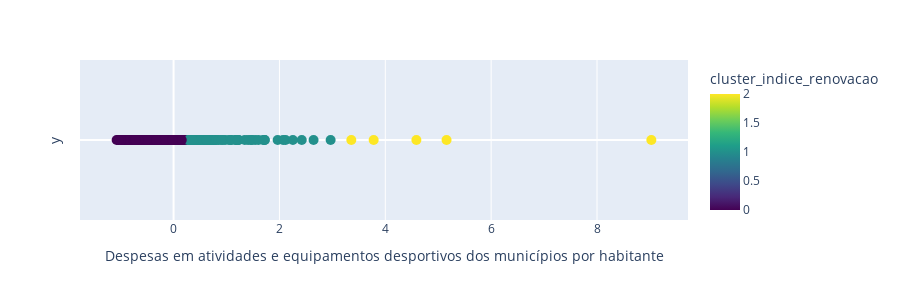

Notebook code for this chart:
### Markdown cell above
### Análise das Despesas em atividades e equipamentos desportivos dos municípios por habitante

### Code cell
df_indice_renovacao = processar_ficheiro('/Users/joaopino/Principal/2Semester/ADE/project/data/dados_municipio/Cultura_Desporto_e_Lazer_(7)/Despesas em atividades e equipamentos desportivos dos municípios por habitante.xls',0)
df_indice_renovacao = carregar_municipios(df_indice_renovacao)
print(df_indice_renovacao.shape)

aplicar_kmeans(df_indice_renovacao,nome_cluster='cluster_indice_renovacao')

### Figure 1 — Plotly figure (JSON) as saved in the notebook; plotly's stock layout.template omitted (floating-point values rounded to 4 significant figures; data arrays with more than 128 entries replaced by an {"elided": "..."} marker saying what was removed)
{"data": [{"customdata": {"elided": "308x3 mixed values"}, "hovertemplate": "valor=%{x}<br>y=%{y}<br>local=%{customdata[0]}<br>codigo=%{customdata[1]}<br>Despesas em atividades e equipamentos desportivos dos municípios por habitante=%{customdata[2]}<br>cluster_indice_renovacao=%{marker.color}<extra></extra>", "legendgroup": "", "marker": {"color": {"elided": "308 int values"}, "coloraxis": "coloraxis", "size": 10, "symbol": "circle"}, "mode": "markers", "name": "", "orientation": "v", "showlegend": false, "type": "scatter", "x": {"elided": "308 float values"}, "xaxis": "x", "y": {"elided": "308 int values"}, "yaxis": "y"}], "layout": {"coloraxis": {"colorbar": {"title": {"text": "cluster_indice_renovacao"}}, "colorscale": [[0, "#440154"], [0.1111, "#482878"], [0.2222, "#3e4989"], [0.3333, "#31688e"], [0.4444, "#26828e"], [0.5556, "#1f9e89"], [0.6667, "#35b779"], [0.7778, "#6ece58"], [0.8889, "#b5de2b"], [1, "#fde725"]]}, "height": 300, "legend": {"tracegroupgap": 0}, "margin": {"t": 60}, "xaxis": {"anchor": "y", "domain": [0, 1], "title": {"text": "Despesas em atividades e equipamentos desportivos dos municípios por habitante"}}, "yaxis": {"anchor": "x", "domain": [0, 1], "showgrid": false, "showticklabels": false, "title": {"text": "y"}}}}
